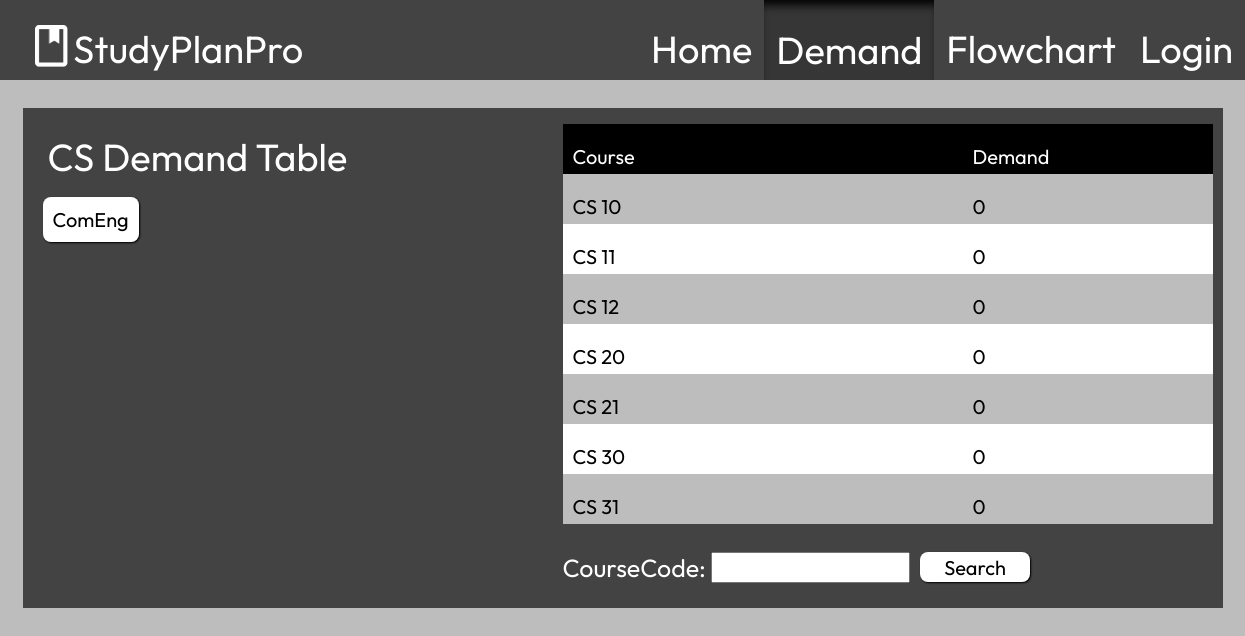
Before: /demand/cs/ with the older database file.
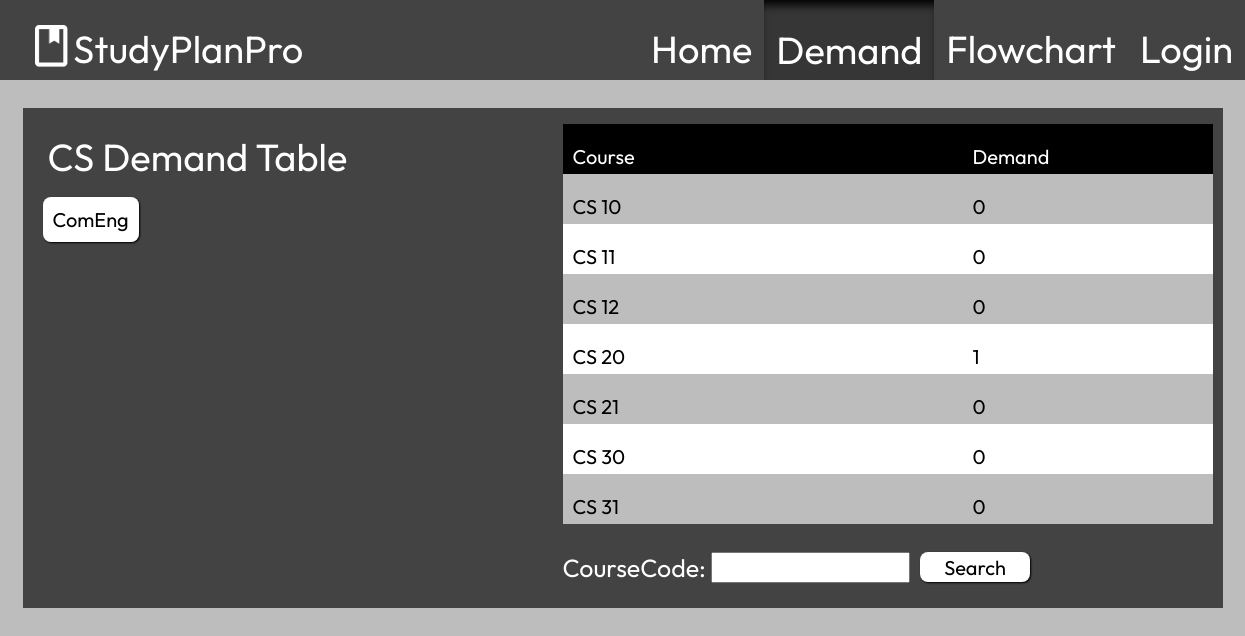
After: the same page with the newer database file.
### home/models.py (models this page shows, shortened)
class Course(models.Model):
    courseCode = models.CharField(max_length=30)
    courseTitle = models.CharField(max_length=100)
    shortDescription = models.CharField(max_length=500, blank=True)
    coursePrereq = models.ManyToManyField('self', blank=True, symmetrical=False, related_name="CoursePrereq")
    courseCoreq = models.ManyToManyField('self', blank=True, symmetrical=False, related_name="CourseCoreq")
    nominalCourseDifficultyReview = models.IntegerField(default=3, validators=[MinValueValidator(1), MaxValueValidator(5)])
    courseDemand = models.IntegerField(default=0)

### demand/views.py (the view)
# urls.py: path('', views.view_demand, name="demand"),
def view_demand(request):
     course_list = Course.objects.filter(courseCode__startswith = "CS")           # FOR DATABASE FUNCTIONALITY
     searched_course = CourseFilter(request.GET, queryset=course_list)
     course_list = searched_course.qs
     context = {
          'course_list': course_list,
          'searched_course': searched_course
     }
     return render(request, 'demandpage.html', context)

### demand/templates/demandpage.html (shortened to what this page needs)
<!DOCTYPE html>
<html>
    <head>
        {% load static %}
        {% load socialaccount %}
        <link href="{% static 'demand_style.css' %}" rel="stylesheet"/>
    </head>
    <body>
        <div class="header">
            <img id="logo" src="{% static 'images/logo.png' %}">
            <h1 style="padding-left: 5px;">StudyPlanPro</h1>
            <div id="tabs_container">
                <a href="/home/" class="tabs"><h1>Home</h1></a>
                <button class="highlighted_tabs"><h1>Demand</h1></button>
                <a href="/flowchart/cs/" class="tabs"><h1>Flowchart</h1></a>
                {% if user.is_authenticated %}
                <a href="/home/logout/" class="tabs"><h1>Logout</h1></a>
                {% else %}
                <a href="/home/login/" class="tabs"><h1>Login</h1></a>
                {% endif %}
            </div>
        </div>
        <div class="centered_div" style="padding-top: 100px;">
            <div id="demand_box">
                <div style="height: 200px; width: 500px;">
                    <h1 style="flex: 1; left: 25px; position: relative;">CS Demand Table</h1>
                    <a class="gray_button" style="background-color: #ffffff; color: #000000; padding: 10px; margin-left: 20px;" href="/demand/comeng">ComEng</a>
                </div>
                <div id="list_container">
                    <ul id="list_header"><li class="demtable" style="background-color: #000000;"><p class="header_kid">
                        Course
                    </p><p class="header_kid">Demand</p></li></ul>
                    <ul id="demtable_full">
                    {% for course in course_list %}
                        <li class="demtable">
                            <p class="course_item" id='{{ course.courseCode }}' onclick="showinfo('{{ course.courseCode }}')">
                                {{ course.courseCode }}
                            </p>
                            <p class="demand_item">
                                {{ course.courseDemand }}
                            </p>
                        </li>
                    {% endfor %}
                    </ul>
                    <form method="get" id="search_input">
                        {{ searched_course.form }}
                        <button type="submit" id="demand_search_btn">Search</button>
                    </form>
                </div>
            </div>
        </div>
    </body>
</html>

Changed rows visible on the page:
changed Course "CS 20": courseDemand "0" → "1"
